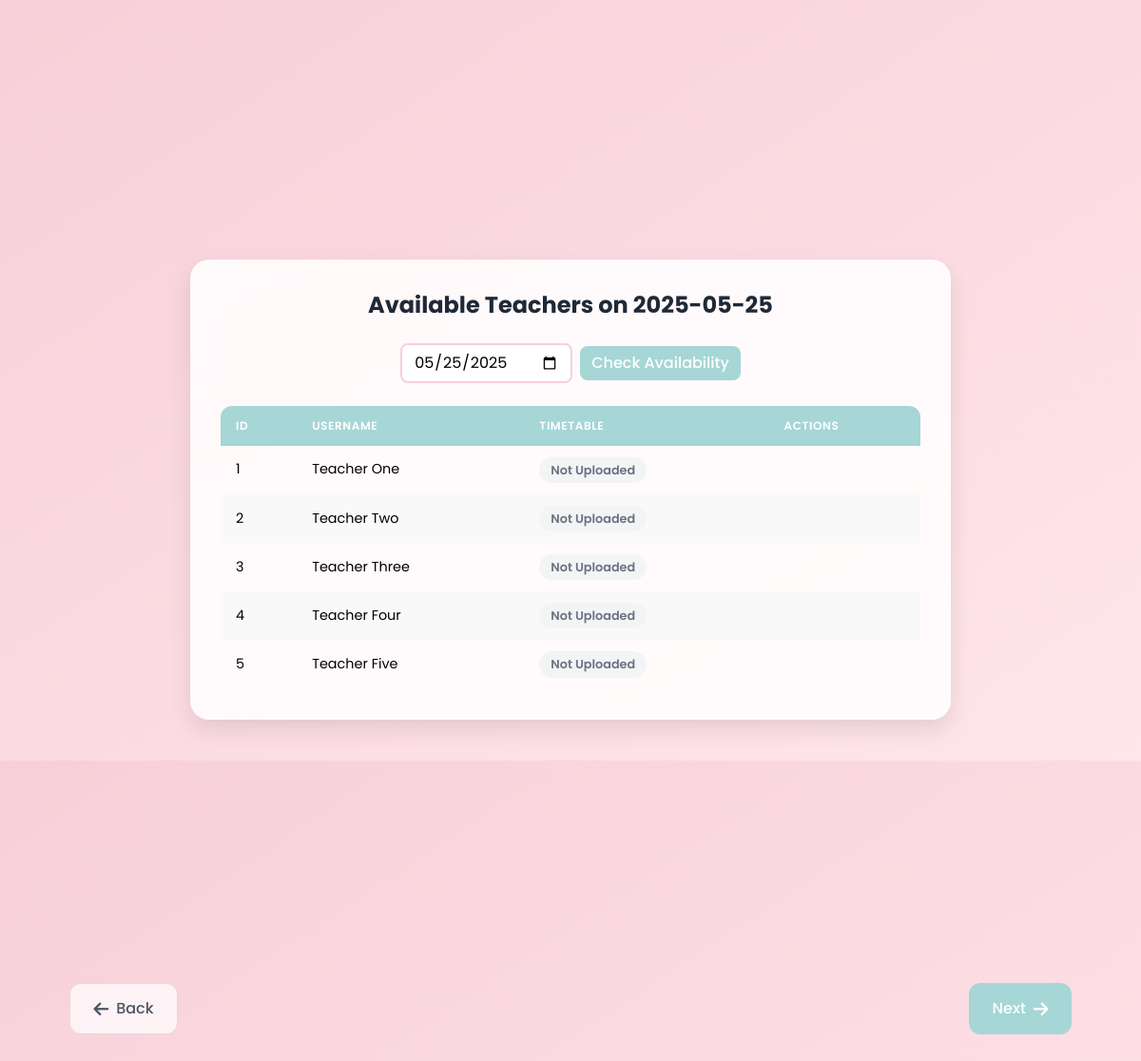
Screenshot of /available_teachers with the database file from the repository.
### models.py (models this page shows, shortened)
class Teacher(db.Model):
    user_id = db.Column(db.Integer, primary_key=True, autoincrement=True)
    username = db.Column(db.String(80), nullable=False)
    password = db.Column(db.String(80), unique=True, nullable=False)
    time_table = db.Column(db.LargeBinary)
    time_table_filename = db.Column(db.String(255))

### app.py (the view)
@app.route('/available_teachers', methods=['GET'])
def available_teachers():
    selected_date = request.args.get('date', datetime.now().strftime('%Y-%m-%d'))
    want_json = request.headers.get('Accept') == 'application/json'
    try:
        datetime.strptime(selected_date, '%Y-%m-%d')
    except ValueError:
        if want_json:
            return jsonify({'error': 'Invalid date format. Use YYYY-MM-DD'}), 400
        return "Invalid date format. Use YYYY-MM-DD", 400
    unavailable_teacher_ids = [
        t.user_id for t in TeacherUnavailability.query.filter_by(date=selected_date).all()
    ]
    available_teachers = Teacher.query.filter(
        Teacher.user_id.notin_(unavailable_teacher_ids) if unavailable_teacher_ids else True
    ).all()
    if want_json:
        teachers_data = [{
            'user_id': teacher.user_id,
            'username': teacher.username,
            'has_timetable': teacher.time_table is not None,
            'timetable_url': url_for('get_timetable', teacher_id=teacher.user_id, _external=True)
                           if teacher.time_table else None
        } for teacher in available_teachers]
        return jsonify({
            'date': selected_date,
            'available_teachers': teachers_data
        })
    else:
        return render_template('available_teachers.html',
                            teachers=available_teachers,
                            selected_date=selected_date)

### templates/available_teachers.html (shortened to what this page needs)
<!DOCTYPE html>
<html lang="en">
<head>
    <script src="https://cdn.tailwindcss.com"></script>
    <link rel="stylesheet" href="https://cdnjs.cloudflare.com/ajax/libs/font-awesome/6.0.0/css/all.min.css">
</head>
<body>
    <div class="min-h-screen py-12 px-4 flex items-center justify-center">
        <div class="main-container w-full">
            <h1 class="text-2xl font-bold mb-6 text-center text-gray-800">Available Teachers on {{ selected_date }}</h1>
            <div class="mb-6">
                <form method="get" class="flex flex-wrap items-center justify-center gap-2">
                    <input type="date" name="date" value="{{ selected_date }}"
                           class="date-picker">
                    <button type="submit" class="submit-btn">
                        Check Availability
                    </button>
                </form>
            </div>
            {% if teachers %}
            <div class="table-container">
                <table>
                    <thead>
                        <tr>
                            <th class="text-left">ID</th>
                            <th class="text-left">Username</th>
                            <th class="text-left">Timetable</th>
                            <th class="text-left">Actions</th>
                        </tr>
                    </thead>
                    <tbody>
                        {% for teacher in teachers %}
                        <tr>
                            <td>{{ teacher.user_id }}</td>
                            <td>{{ teacher.username }}</td>
                            <td>
                                {% if teacher.time_table %}
                                    <span class="status-badge available">
                                        Available
                                    </span>
                                {% else %}
                                    <span class="status-badge unavailable">
                                        Not Uploaded
                                    </span>
                                {% endif %}
                            </td>
                            <td>
                            </td>
                        </tr>
                        {% endfor %}
                    </tbody>
                </table>
            </div>
            {% else %}
            <div class="bg-white rounded-lg shadow p-6 text-center">
                <p class="text-gray-600">No teachers available on {{ selected_date }}</p>
            </div>
            {% endif %}
        </div>
    </div>
    <div class="fixed bottom-6 left-0 right-0 nav-container py-2 px-3">
        <div class="container mx-auto flex justify-between">
            <button onclick="window.history.back()"
                    class="nav-btn back-btn px-6 py-3 rounded-xl transition-all duration-200 flex items-center">
                <i class="fas fa-arrow-left mr-2 text-lg"></i>
                Back
            </button>
            <button onclick="window.location.href='/upload_doc'"
                    class="nav-btn next-btn px-6 py-3 text-white rounded-xl hover:shadow-lg transition-all duration-200 flex items-center">
                Next
                <i class="fas fa-arrow-right ml-2 text-lg"></i>
            </button>
        </div>
    </div>
</body>
</html>

### templates/available_teachers.html (style rules this page uses)
body { font-family: 'Poppins', sans-serif; background-color: #F7CFD8; background-image: linear-gradient(to bottom right, #F7CFD8, #FFE6EA); min-height: 100vh; }
.main-container { max-width: 800px; background-color: rgba(255, 255, 255, 0.85); backdrop-filter: blur(10px); -webkit-backdrop-filter: blur(10px); border-radius: 20px; box-shadow: 0 10px 25px rgba(0, 0, 0, 0.1); padding: 2rem; margin-bottom: 80px; }
.table-container { max-width: 750px; margin: 0 auto; overflow-x: auto; }
table { width: 100%; border-collapse: separate; border-spacing: 0; border-radius: 12px; overflow: hidden; }
th { background-color: #A6D6D6; color: white; font-weight: 600; text-transform: uppercase; font-size: 0.75rem; letter-spacing: 0.05em; padding: 0.75rem 1rem; }
td { padding: 0.75rem 1rem; font-size: 0.9rem; }
tr:nth-child(even) { background-color: #F9F9F9; }
.status-badge { padding: 0.25rem 0.75rem; border-radius: 9999px; font-size: 0.8rem; font-weight: 600; display: inline-flex; align-items: center; }
.status-badge.unavailable { background-color: #F3F4F6; color: #6B7280; }
.date-picker { border: 2px solid #F7CFD8; border-radius: 8px; padding: 0.35rem 0.75rem; outline: none; transition: all 0.2s; }
.submit-btn { background-color: #A6D6D6; color: white; border-radius: 8px; padding: 0.35rem 0.75rem; font-weight: 500; transition: all 0.2s; }
.nav-btn { padding: 0.75rem 1.5rem; font-size: 1rem; font-weight: 500; transition: all 0.2s; }
.nav-container { background-color: transparent; backdrop-filter: none; -webkit-backdrop-filter: none; box-shadow: none; padding: 0.5rem 2rem; }
.nav-container .container { max-width: 90%; }
@media (min-width: 768px) { .nav-container .container { max-width: 95%; } }
@media (min-width: 768px) { .nav-btn.back-btn { margin-left: 2rem; } }
@media (min-width: 768px) { .nav-btn.next-btn { margin-right: 2rem; } }
.nav-btn.next-btn { background: #A6D6D6; color: white; transition: all 0.3s ease; }
.nav-btn.back-btn { background-color: rgba(255, 255, 255, 0.7); color: #4B5563; border: 1px solid rgba(0, 0, 0, 0.1); transition: all 0.3s ease; }
body { padding-bottom: 80px; }
.main-container { margin-bottom: 90px; }
h1 { font-size: 1.75rem; margin-bottom: 1rem; }
.py-12 { padding-top: 1.5rem; padding-bottom: 1.5rem; }

### rows the page displays
Teacher: user_id "1", username "Teacher One", shows "Not Uploaded"
Teacher: user_id "2", username "Teacher Two", shows "Not Uploaded"
Teacher: user_id "3", username "Teacher Three", shows "Not Uploaded"
Teacher: user_id "4", username "Teacher Four", shows "Not Uploaded"
Teacher: user_id "5", username "Teacher Five", shows "Not Uploaded"

### other values shown
{{ selected_date }} "2025-05-25"
